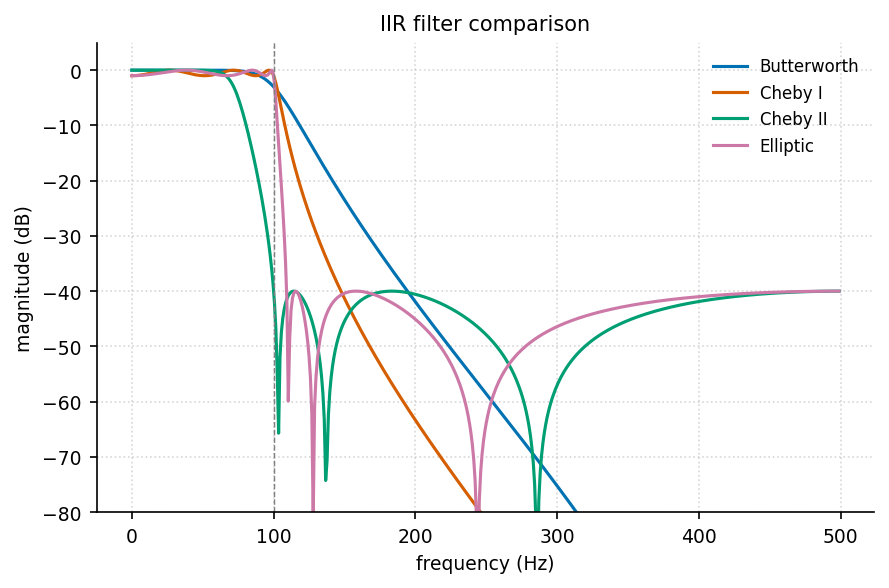

Python code for this plot:
"""iir_design: 不同 IIR 类型幅频响应对比."""
import sys, os; sys.path.insert(0, os.path.join(os.path.dirname(os.path.abspath(__file__)), '..', '..', '_utils', 'python'))
import numpy as np
import matplotlib.pyplot as plt
from scipy.signal import butter, cheby1, cheby2, ellip, freqz
from theme import apply_theme
from palette import cycle

def make_figure(title='IIR filter comparison'):
    apply_theme()
    fs = 1000; fc = 100; order = 6
    designs = [
        ('Butterworth',  butter(order, fc, fs=fs)),
        ('Cheby I',      cheby1(order, 1, fc, fs=fs)),
        ('Cheby II',     cheby2(order, 40, fc, fs=fs)),
        ('Elliptic',     ellip(order, 1, 40, fc, fs=fs)),
    ]
    fig, ax = plt.subplots()
    for i, (name, (b, a)) in enumerate(designs):
        w, h = freqz(b, a, fs=fs)
        ax.plot(w, 20*np.log10(np.abs(h) + 1e-12), color=cycle(i), label=name)
    ax.axvline(fc, color='gray', linestyle='--', linewidth=0.7)
    ax.set_xlabel('frequency (Hz)'); ax.set_ylabel('magnitude (dB)')
    ax.set_ylim(-80, 5); ax.set_title(title)
    ax.legend(); ax.grid(True, linestyle=':', alpha=0.5)
    fig.tight_layout()
    return fig

if __name__ == '__main__':
    fig = make_figure(); fig.savefig(__file__.replace('.py', '.png'), dpi=150)
